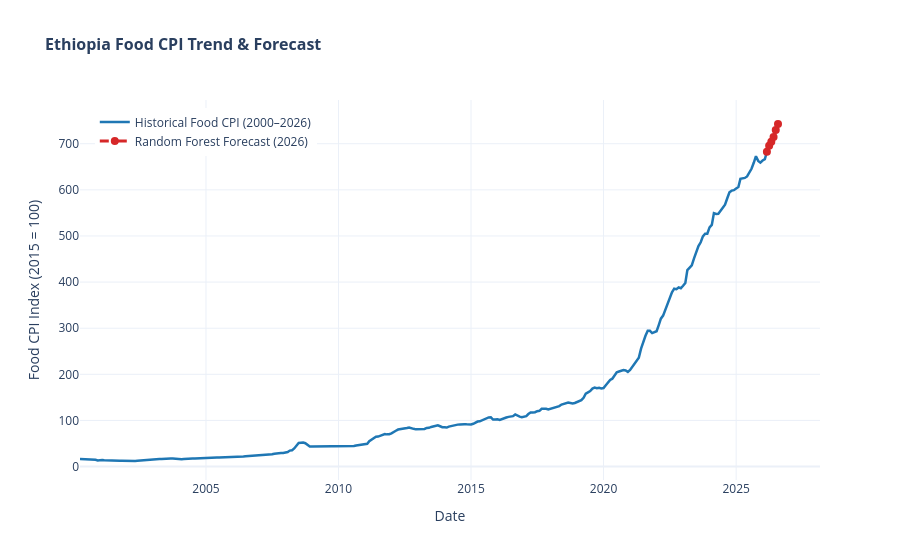

The notebook cell saved with this chart:
### Code cell
import numpy as np
import pandas as pd
import plotly.graph_objects as go
from sklearn.ensemble import RandomForestRegressor


raw_df = pd.read_csv("eth_faostat_consumer_price_indices.csv")

item_filter = "Consumer Prices, Food Indices (2015 = 100)"
df = raw_df[raw_df["Item"] == item_filter].copy()

df["Year"] = pd.to_numeric(df["Year"], errors="coerce")
df["Value"] = pd.to_numeric(df["Value"], errors="coerce")
df["Months_Code_Num"] = pd.to_numeric(df["Months Code"], errors="coerce")
df["Month"] = (df["Months_Code_Num"] - 7000).astype(int)

df = (
    df.dropna(subset=["Year", "Month", "Value"])
    .sort_values(by=["Year", "Month"])
    .reset_index(drop=True)
)

df["Date"] = pd.to_datetime(
    df["Year"].astype(str) + "-" + df["Month"].astype(str) + "-01"
)
df["Date_Label"] = df["Date"].dt.strftime("%B %Y")

df["MoM_Growth_%"] = df["Value"].pct_change() * 100
df["Prev_MoM_Lag1"] = df["MoM_Growth_%"].shift(1)
df["Prev_MoM_Lag2"] = df["MoM_Growth_%"].shift(2)

model_df = df.dropna(
    subset=["MoM_Growth_%", "Prev_MoM_Lag1", "Prev_MoM_Lag2"]
).copy()


X = model_df[["Month", "Prev_MoM_Lag1", "Prev_MoM_Lag2"]]
y = model_df["MoM_Growth_%"]

model = RandomForestRegressor(n_estimators=100, random_state=42)
model.fit(X, y)


mom_history = list(model_df["MoM_Growth_%"])
cpi_history = list(model_df["Value"])

current_month = int(model_df["Month"].iloc[-1])
current_year = int(model_df["Year"].iloc[-1])
current_cpi = cpi_history[-1]

forecast_dates = [pd.to_datetime(f"{current_year}-{current_month}-01")]
forecast_cpi_vals = [current_cpi]
forecast_mom_vals = [mom_history[-1]]

for _ in range(5):
    current_month = 1 if current_month == 12 else current_month + 1
    if current_month == 1:
        current_year += 1

    lag1, lag2 = mom_history[-1], mom_history[-2]
    features = pd.DataFrame(
        [
            {
                "Month": current_month,
                "Prev_MoM_Lag1": lag1,
                "Prev_MoM_Lag2": lag2,
            }
        ]
    )

    pred_growth = model.predict(features)[0]
    current_cpi *= 1 + pred_growth / 100.0

    mom_history.append(pred_growth)
    cpi_history.append(current_cpi)

    forecast_dates.append(pd.to_datetime(f"{current_year}-{current_month}-01"))
    forecast_cpi_vals.append(current_cpi)
    forecast_mom_vals.append(pred_growth)

forecast_df = pd.DataFrame(
    {
        "Date": forecast_dates,
        "Value": forecast_cpi_vals,
        "MoM_Growth_%": forecast_mom_vals,
    }
)
forecast_df["Date_Label"] = forecast_df["Date"].dt.strftime("%B %Y")


historical_hover = (
    "<b>Date:</b> %{customdata[0]}<br>"
    "<b>Food CPI:</b> %{y:.2f}<br>"
    "<b>Monthly Growth:</b> %{customdata[1]:+.2f}%<extra></extra>"
)

forecast_hover = (
    "<b>Date:</b> %{customdata[0]} (Forecast)<br>"
    "<b>Predicted CPI:</b> %{y:.2f}<br>"
    "<b>Predicted Growth:</b> %{customdata[1]:+.2f}%<extra></extra>"
)

fig = go.Figure()

fig.add_trace(
    go.Scatter(
        x=model_df["Date"],
        y=model_df["Value"],
        mode="lines",
        name="Historical Food CPI (2000–2026)",
        line=dict(color="#1f77b4", width=2.5),
        customdata=np.stack(
            (model_df["Date_Label"], model_df["MoM_Growth_%"]), axis=-1
        ),
        hovertemplate=historical_hover,
    )
)

fig.add_trace(
    go.Scatter(
        x=forecast_df["Date"],
        y=forecast_df["Value"],
        mode="lines+markers",
        name="Random Forest Forecast (2026)",
        line=dict(color="#d62728", width=3, dash="dash"),
        marker=dict(size=8, color="#d62728"),
        customdata=np.stack(
            (forecast_df["Date_Label"], forecast_df["MoM_Growth_%"]), axis=-1
        ),
        hovertemplate=forecast_hover,
    )
)

fig.update_layout(
    title="<b>Ethiopia Food CPI Trend & Forecast</b> ",
    title_font=dict(size=16),
    xaxis_title="Date",
    yaxis_title="Food CPI Index (2015 = 100)",
    hovermode="x unified",
    template="plotly_white",
    legend=dict(x=0.02, y=0.98),
)

fig.show()
fig.write_html("interactive_cpi_chart.html")

### Figure 1 — Plotly figure (JSON) as saved in the notebook; plotly's stock layout.template omitted (floating-point values rounded to 4 significant figures; data arrays with more than 128 entries replaced by an {"elided": "..."} marker saying what was removed)
{"data": [{"customdata": {"elided": "312x2 mixed values"}, "hovertemplate": "<b>Date:</b> %{customdata[0]}<br><b>Food CPI:</b> %{y:.2f}<br><b>Monthly Growth:</b> %{customdata[1]:+.2f}%<extra></extra>", "line": {"color": "#1f77b4", "width": 2.5}, "mode": "lines", "name": "Historical Food CPI (2000–2026)", "type": "scatter", "x": {"elided": "312 str values"}, "y": {"elided": "312 float values"}}, {"customdata": [["March 2026", 2.451], ["April 2026", 1.875], ["May 2026", 1.218], ["June 2026", 1.488], ["July 2026", 2.159], ["August 2026", 1.757]], "hovertemplate": "<b>Date:</b> %{customdata[0]} (Forecast)<br><b>Predicted CPI:</b> %{y:.2f}<br><b>Predicted Growth:</b> %{customdata[1]:+.2f}%<extra></extra>", "line": {"color": "#d62728", "dash": "dash", "width": 3}, "marker": {"color": "#d62728", "size": 8}, "mode": "lines+markers", "name": "Random Forest Forecast (2026)", "type": "scatter", "x": ["2026-03-01T00:00:00.000000", "2026-04-01T00:00:00.000000", "2026-05-01T00:00:00.000000", "2026-06-01T00:00:00.000000", "2026-07-01T00:00:00.000000", "2026-08-01T00:00:00.000000"], "y": [682.8, 695.6, 704.0, 714.5, 730.0, 742.8]}], "layout": {"hovermode": "x unified", "legend": {"x": 0.02, "y": 0.98}, "title": {"font": {"size": 16}, "text": "<b>Ethiopia Food CPI Trend & Forecast</b> "}, "xaxis": {"title": {"text": "Date"}}, "yaxis": {"title": {"text": "Food CPI Index (2015 = 100)"}}}}
